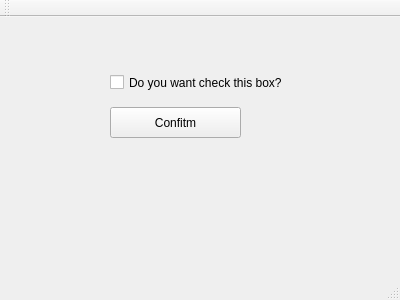
<?xml version="1.0" encoding="UTF-8"?>
<ui version="4.0">
 <class>MainWindow</class>
 <widget class="QMainWindow" name="MainWindow">
  <property name="geometry">
   <rect>
    <x>0</x>
    <y>0</y>
    <width>400</width>
    <height>300</height>
   </rect>
  </property>
  <property name="windowTitle">
   <string>MainWindow</string>
  </property>
  <widget class="QWidget" name="centralWidget">
   <widget class="QCheckBox" name="checkBox">
    <property name="geometry">
     <rect>
      <x>110</x>
      <y>50</y>
      <width>221</width>
      <height>31</height>
     </rect>
    </property>
    <property name="text">
     <string>Do you want check this box?</string>
    </property>
   </widget>
   <widget class="QPushButton" name="pushButton">
    <property name="geometry">
     <rect>
      <x>110</x>
      <y>90</y>
      <width>131</width>
      <height>31</height>
     </rect>
    </property>
    <property name="text">
     <string>Confitm</string>
    </property>
   </widget>
  </widget>
  <widget class="QMenuBar" name="menuBar">
   <property name="geometry">
    <rect>
     <x>0</x>
     <y>0</y>
     <width>400</width>
     <height>20</height>
    </rect>
   </property>
  </widget>
  <widget class="QToolBar" name="mainToolBar">
   <attribute name="toolBarArea">
    <enum>TopToolBarArea</enum>
   </attribute>
   <attribute name="toolBarBreak">
    <bool>false</bool>
   </attribute>
  </widget>
  <widget class="QStatusBar" name="statusBar"/>
 </widget>
 <layoutdefault spacing="6" margin="11"/>
 <resources/>
 <connections/>
</ui>
